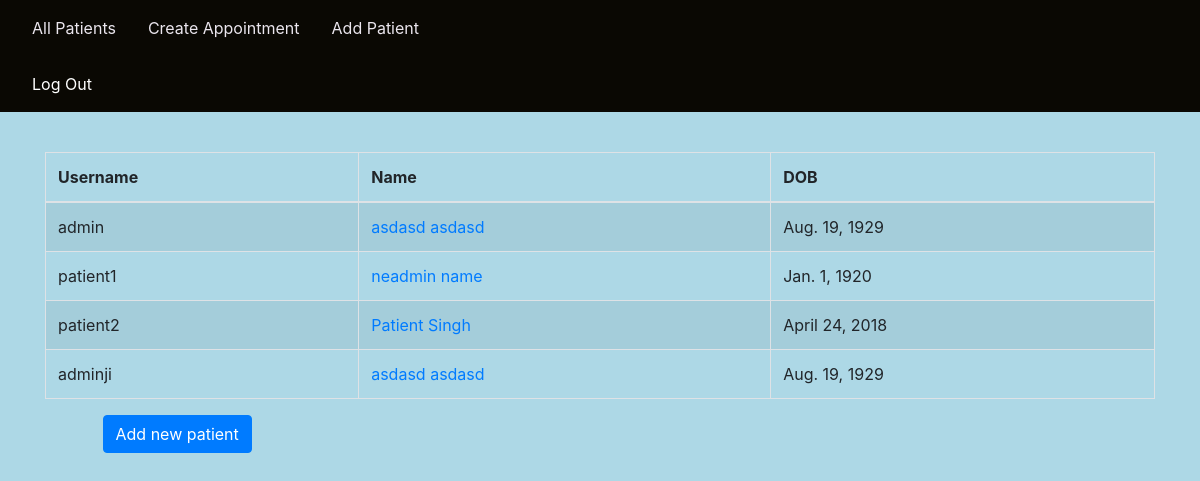
The page /patient/ on the database its author committed.
### pm/models.py (models this page shows)
class User(AbstractUser):
    USER_TYPE_CHOICES = (
        (1,'patient'),
        (2,'doctor'),
        (3,'staff'),
    )
    user_type = models.PositiveSmallIntegerField(null=True,choices = USER_TYPE_CHOICES)
    date_of_birth = models.DateField(auto_now=False, auto_now_add=False, null=True)
    phone = models.CharField(null=True, max_length=15)
    GENDER_CHOICES = (
        ('Male', 'Male'),
        ('Female', 'Female'),
        ('Other', 'Other'),
    )
    gender = models.CharField(
        max_length = 6,
        choices = GENDER_CHOICES,
        null = True,
        default = 'Other',
    )
    BLOOD_GROUP_CHOICES = (
        ('A+','A+'),
        ('A-','A-'),
        ('B+','B+'),
        ('B-','B-'),
        ('O+','O+'),
        ('O-','O-'),
        ('AB+','AB+'),
        ('AB-','AB-'),
        ('Other','Other'),
    )
    blood_group = models.CharField(
        max_length = 5,
        choices = BLOOD_GROUP_CHOICES,
        null = True,
        default = 'Other',
    )

### pm/views.py (the view)
# urls.py: path('patient/', views.patient_view_all, name = 'view_all_patients'),
def patient_view_all(request):
    patients = User.objects.filter(user_type = 1)
    context = {
        'patients': patients,
    }
    return render(request, 'pm/all_patients.html', context)

### templates/pm/all_patients.html (shortened to what this page needs)
{% extends "pm/base.html" %}
{% block s %}
        <div class="container">
            <table class="table table-striped table-bordered table-hover">
                <thead class="light">
                    <tr>
                        <th>Username</th>
                        <th>Name</th>
                        <th>DOB</th>
                    </tr>
                </thead>
                {% for patient in patients %}
                <tr>
                    <td>{{ patient.username }}</td>
                    <td>
                        <a href="/patient/view/{{ patient.username }}/">
                            {{ patient.first_name }} {{ patient.last_name }}
                        </a>
                    </td>
                    <td> {{ patient.date_of_birth }} </td>
                </tr>
                {% endfor %}
            </table>
        </div>
        <div class="row">
            <div class="col-sm-1"></div>
            <div class="col-sm-3">
                <a href="/patient/create/"><button class="btn btn-primary">Add new patient</button></a>
        </div>
        </div>
{% endblock %}

### pm/static/css/test.css (style rules this page uses)
body { background-color: lightblue; }
td { border: 2px solid #020101; text-align: left; padding: 8px; }

### rows shown on the page
User: username "admin", first_name "asdasd", last_name "asdasd", date_of_birth "Aug. 19, 1929"
User: username "patient1", first_name "neadmin", last_name "name", date_of_birth "Jan. 1, 1920"
User: username "patient2", first_name "Patient", last_name "Singh", date_of_birth "April 24, 2018"
User: username "adminji", first_name "asdasd", last_name "asdasd", date_of_birth "Aug. 19, 1929"
